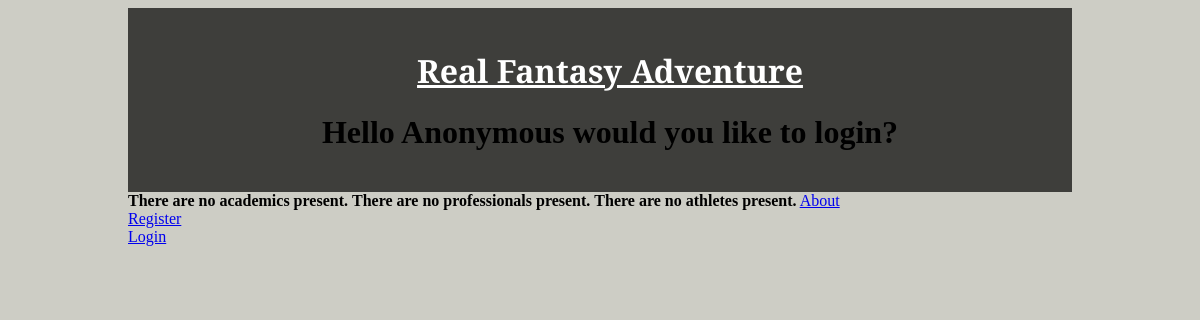
Page /real_fantasy_adventure_app/ on the earlier database version.
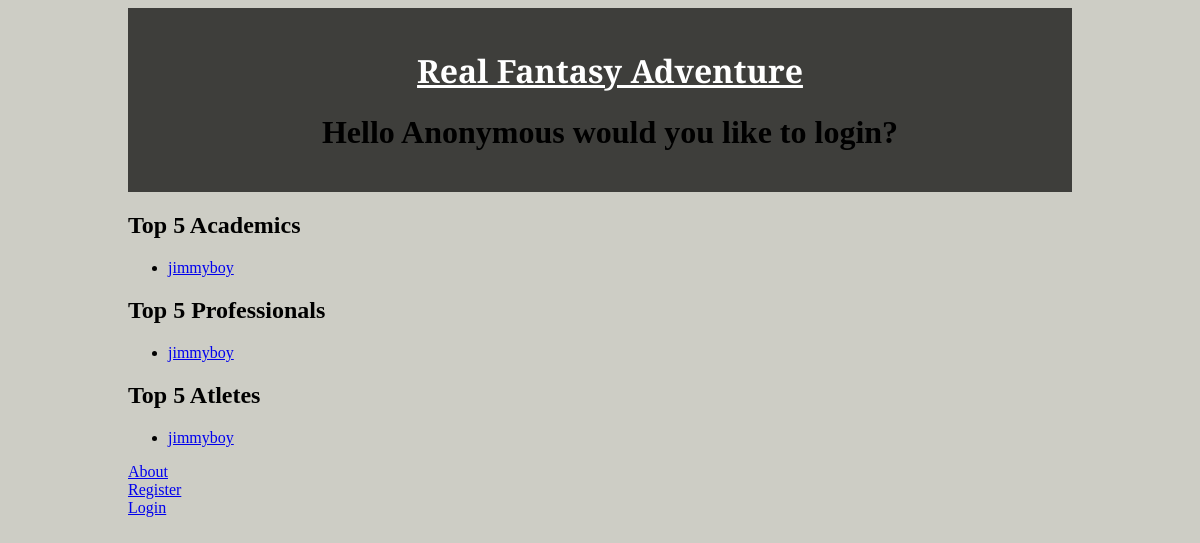
Same page on the later database version.
### real_fantasy_adventure_app/models.py (models this page shows, shortened)
class Avatar(models.Model):
	user = models.OneToOneField(User)
	nickname = models.CharField(max_length=80)
	bio = models.TextField()
	confirm = models.BooleanField(default=False)
	level = models.IntegerField(default=1)
	num_professional_points = models.IntegerField(default=0)
	num_athletic_points = models.IntegerField(default=0)
	num_academic_points = models.IntegerField(default=0)
	created_date = models.DateTimeField(auto_now_add=True)
	modified_date = models.DateTimeField(auto_now=True)
	slug = models.SlugField(max_length=80, unique=True)
	objects = AvatarQuerySet.as_manager()
	class Meta:
		verbose_name = "Avatar Entry"
		verbose_name_plural = "Avatar Entries"
		ordering = ["-level"]

### real_fantasy_adventure_app/views.py (the view)
def index(request):
    avatars_by_academic = Avatar.objects.order_by('-num_academic_points')[:5]
    avatars_by_professional = Avatar.objects.order_by('-num_professional_points')[:5]
    avatars_by_athletic = Avatar.objects.order_by('-num_athletic_points')[:5]
    context_dict = {'academics': avatars_by_academic, 'professionals': avatars_by_professional, 'athletes': avatars_by_athletic}
    return render(request, 'real_fantasy_adventure_app/index.html', context_dict)

### templates/real_fantasy_adventure_app/index.html (shortened to what this page needs)
<!DOCTYPE html>
{% load static %}
<html>
    <head>
        <link rel="stylesheet" type="text/css" href="{% static 'css/real_fantasy_adventure_base.css' %}">
    </head>
    <body>
        <div class="page-header">
            <h1><a href="/real_fantasy_adventure_app/"> Real Fantasy Adventure </a></h1>
            {% if user.is_authenticated %}
            <h1>Hello {{ user.username }}!</h1>
            {% else %}
            <h1>Hello Anonymous would you like to login?</h1>
            {% endif %}
        </div>
        {% if academics %}
        <h2>Top 5 Academics</h2>
            <ul>
                {% for academic in academics %}
                <li><a href="/real_fantasy_adventure_app/avatar/{{ academic.slug }}">{{ academic.nickname }}</a></li>
                {% endfor %}
            </ul>
        {% else %}
            <strong>There are no academics present.</strong>
        {% endif %}
        {% if professionals %}
        <h2>Top 5 Professionals</h2>
            <ul>
                {% for professional in professionals %}
                <li><a href="/real_fantasy_adventure_app/avatar/{{ professional.slug }}">{{ professional.nickname }}</a></li>
                {% endfor %}
            </ul>
        {% else %}
            <strong>There are no professionals present.</strong>
        {% endif %}
        {% if athletes %}
        <h2>Top 5 Atletes</h2>
            <ul>
                {% for athlete in athletes %}
                <li><a href="/real_fantasy_adventure_app/avatar/{{ athlete.slug }}">{{ athlete.nickname }}</a></li>
                {% endfor %}
            </ul>
        {% else %}
            <strong>There are no athletes present.</strong>
        {% endif %}
        <a href="/real_fantasy_adventure_app/about/">About</a> <br />
        <a href="/real_fantasy_adventure_app/register/">Register</a> <br />
        <a href="/real_fantasy_adventure_app/login/">Login</a> <br />
    </body>
</html>

### static/css/real_fantasy_adventure_base.css (style rules this page uses)
h1 a { color: #FFFFFF; font-family: 'Cinzel', serif; }
body { background-color: #CDCDC5; padding-left: 10%; padding-right: 10%; }
.page-header { background-color: #3E3E3B; margin-top: 0; text-align: center; padding: 20px 20px 20px 40px; }

Differences in the rows shown:
added Avatar: nickname "jimmyboy"
Other differences:
text no longer shown: "There are no academics present. There are no professionals present. There are no athletes present."
text now shown: "Top 5 Academics Top 5 Professionals Top 5 Atletes"
